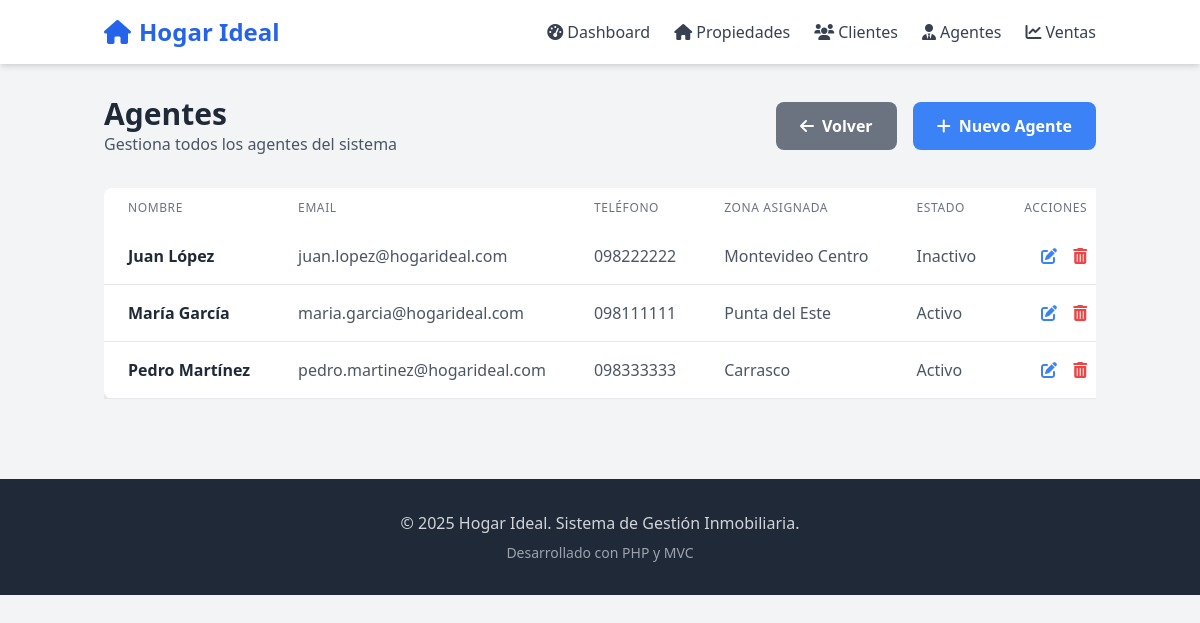
The app's page /index.php?controller=agente&action=index with its own data.
### tables this page shows
CREATE TABLE `agente` (
  `id_agente` int NOT NULL,
  `nombre_completo` varchar(100) NOT NULL,
  `telefono` varchar(20) NOT NULL,
  `email` varchar(100) DEFAULT NULL,
  `zona_asignada` varchar(50) NOT NULL,
  `activo` tinyint(1) DEFAULT '1'
);

### controllers/AgenteController.php (called while the page is built, shortened)
<?php
require_once 'models/Agente.php';
class AgenteController {
  private $agenteModel;
  public function __construct() {
    $this->agenteModel = new Agente();
  }
  public function index(){
    $agentes = $this->agenteModel->getAll();
    include 'views/agentes/index.php';
  }
}

### includes/functions.php (called while the page is built, shortened)
<?php
function url($controller, $action = 'index', $id = null) {
    $url = "index.php?controller={$controller}&action={$action}";
    if ($id !== null) {
        $url .= "&id={$id}";
    }
    return $url;
}
?>

### models/Agente.php (called while the page is built, shortened)
<?php
require_once 'config/database.php';
class Agente {
    private $pdo;
    public function __construct() {
        global $pdo;
        $this->pdo = $pdo;
    }
    public function getAll() {
        $stmt = $this->pdo->query("SELECT * FROM agente ORDER BY nombre_completo");
        return $stmt->fetchAll(PDO::FETCH_ASSOC);
    }
}
?>

### views/agentes/index.php (the view, shortened to what this page needs)
<div class="container mx-auto px-4 py-8">
    <div class="flex justify-between items-center mb-8">
        <div>
            <h1 class="text-3xl font-bold text-gray-800">Agentes</h1>
            <p class="text-gray-600">Gestiona todos los agentes del sistema</p>
        </div>
        <div class="flex gap-4">
        <a href="<?= url('home', 'index') ?>"
            class="bg-gray-500 hover:bg-gray-600 text-white px-6 py-3 rounded-lg font-semibold transition-colors">
            <i class="fas fa-arrow-left mr-2"></i>Volver
        </a>
        <a href="<?= url('agente', 'create') ?>"
          class="bg-blue-500 hover:bg-blue-600 text-white px-6 py-3 rounded-lg font-semibold transition-colors">
            <i class="fas fa-plus mr-2"></i>Nuevo Agente
        </a>
        </div>
    </div>
    <div class="overflow-x-auto">
      <table class="min-w-full bg-white rounded-lg shadow-md">
        <thead>
          <tr>
            <th class="px-6 py-3 text-left text-xs font-medium text-gray-500 uppercase tracking-wider">Nombre</th>
            <th class="px-6 py-3 text-left text-xs font-medium text-gray-500 uppercase tracking-wider">Email</th>
            <th class="px-6 py-3 text-left text-xs font-medium text-gray-500 uppercase tracking-wider">Teléfono</th>
            <th class="px-6 py-3 text-left text-xs font-medium text-gray-500 uppercase tracking-wider">Zona Asignada</th>
            <th class="px-6 py-3 text-left text-xs font-medium text-gray-500 uppercase tracking-wider">Estado</th>
            <th class="px-6 py-3 text-right text-xs font-medium text-gray-500 uppercase tracking-wider">Acciones</th>
          </tr>
        </thead>
        <tbody>
          <?php foreach ($agentes as $agente): ?>
            <tr class="border-b hover:bg-gray-50">
              <td class="px-6 py-4 whitespace-nowrap text-gray-800 font-semibold"><?php echo ucfirst($agente['nombre_completo']); ?></td>
              <td class="px-6 py-4 whitespace-nowrap text-gray-600"><?php echo $agente['email']; ?></td>
              <td class="px-6 py-4 whitespace-nowrap text-gray-600"><?php echo $agente['telefono']; ?></td>
              <td class="px-6 py-4 whitespace-nowrap text-gray-600"><?php echo $agente['zona_asignada']; ?></td>
              <td class="px-6 py-4 whitespace-nowrap text-gray-600"><?php echo $agente['activo'] == 1 ? 'Activo' : 'Inactivo'; ?></td>
              <td class="px-6 py-4 whitespace-nowrap text-right">
                <a href="<?= url('agente', 'edit', $agente['id_agente']) ?>" class="text-blue-500 hover:text-blue-700 mr-3" title="Editar">
                  <i class="fas fa-edit"></i>
                </a>
                <a href="<?= url('agente', 'delete', $agente['id_agente']) ?>" class="text-red-500 hover:text-red-700" title="Eliminar" onclick="return confirm('¿Estás seguro de eliminar este agente?');">
                  <i class="fas fa-trash-alt"></i>
                </a>
              </td>
            </tr>
          <?php endforeach; ?>
        </tbody>
      </table>
    </div>
</div>
<?php
include 'views/layouts/main.php';
?>

### records on screen
agente: nombre_completo "Juan López", email "juan.lopez@hogarideal.com", telefono "098222222", zona_asignada "Montevideo Centro", activo "Inactivo"
agente: nombre_completo "María García", email "maria.garcia@hogarideal.com", telefono "098111111", zona_asignada "Punta del Este", activo "Activo"
agente: nombre_completo "Pedro Martínez", email "pedro.martinez@hogarideal.com", telefono "098333333", zona_asignada "Carrasco", activo "Activo"
